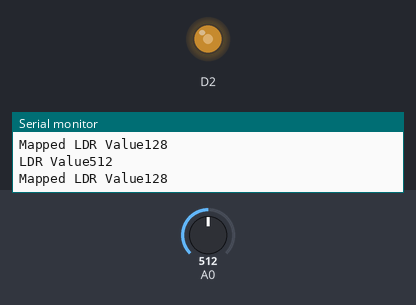
Simulated run of this sketch. Board: ESP8266 (NodeMCU). On the bench: output pins drawn as LEDs (lit = HIGH), the last lines printed to the serial monitor. Inputs (shaded band) come from the test bench; at power-on: A0 = 512.

Above: at 1.3 s.
1.4 s: A0 set to 716
At 1.9 s:
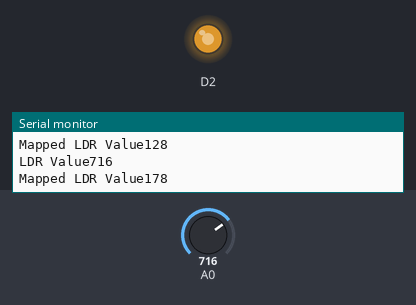
3.0 s: A0 set to 900
At 4.2 s:
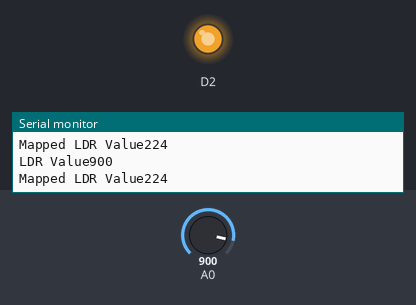
4.5 s: A0 set to 122
At 5.4 s:
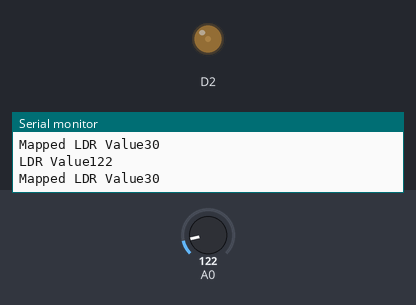
6.0 s: A0 set to 0
At 6.6 s:
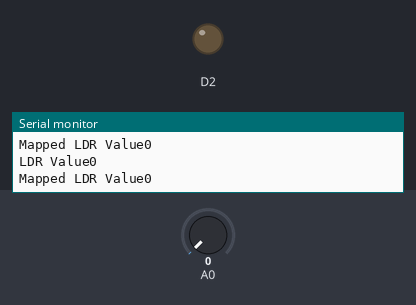
Timing chart, 0 to 8.5 s (numbered marks = the images above; inputs shaded):
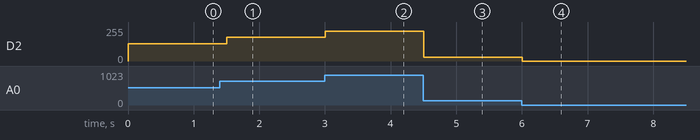

The sketch:

sketch_jun04b.ino
```cpp
int ldr;
void setup() {
  // put your setup code here, to run once:
  Serial.begin(9600);
}

void loop() {
  // put your main code here, to run repeatedly:
  ldr=analogRead(A0);
  Serial.print("LDR Value");
  Serial.println(ldr);
  int mv=map(ldr,0,1024,0,255);
  Serial.print("Mapped LDR Value");
  Serial.println(mv);
  analogWrite(D2,mv);
  delay(500);
}
```

Measured:
- after the input at 1.4 s, D2: 128/255 → 178/255 after 0.10 s
- after the input at 3.0 s, D2: 178/255 → 224/255 at once
- after the input at 4.5 s, D2: 224/255 → 30/255 at once
- after the input at 6.0 s, D2: 30/255 → 0/255 at once
